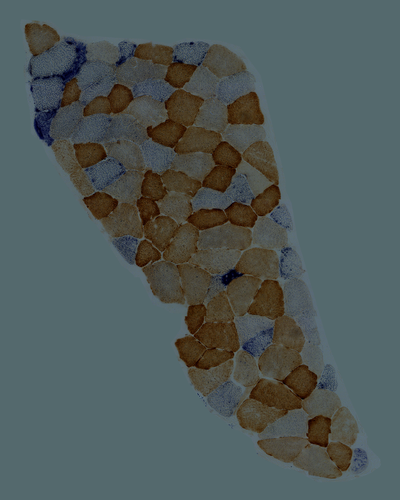
#> input picture S005_clr_br.png, 400 x 500 px, found by its file name
$ python napari_annotate.py
#> lines starting #> are read from the running program, lines starting #| are printed output that depends on the picture
import napari
from napari.utils.settings import SETTINGS
SETTINGS.application.ipy_interactive = False

from PIL import Image
import numpy as np
import cv2

def warpImage(im,h):
    # Use homography
    height, width, channels = im.shape
    imReg = cv2.warpPerspective(im, h, (width, height))  # warping im3 with h from im1 and im2 matching
    return(imReg)

im1 = Image.open("S005_clr_br.png")
#> im1 is the input picture: PIL image 400x500 RGB; mean R, G, B 79.2, 90.6, 89.7
im2 = Image.open("S006_clr_br.png")
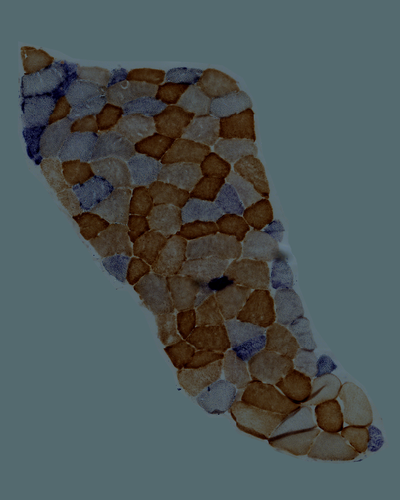
#> input picture S006_clr_br.png, 400 x 500 px, found by its file name
#> im2 is the input picture: PIL image 400x500 RGB; mean R, G, B 76.7, 87.4, 87.9

w1,h1=im1.size
#> w1 = 400; h1 = 500
w2,h2=im2.size
#> w2 = 400; h2 = 500

w = w1+w2
#> w = 800
h = np.max([h1,h2])
#> h = 500
im = Image.new("RGB", (w,h))
#> im: PIL image 800x500 RGB; every value is 0
im.paste(im1,(0,0))
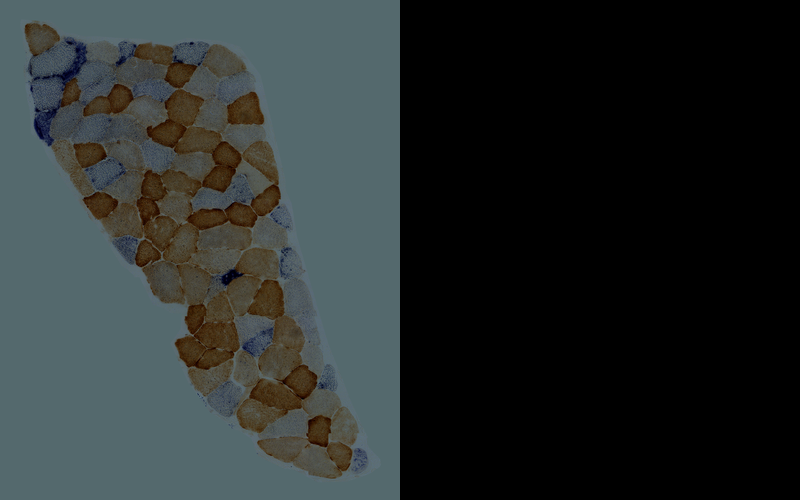
#> im: PIL image 800x500 RGB; mean R, G, B 39.6, 45.3, 44.9
im.paste(im2,(w1,0))
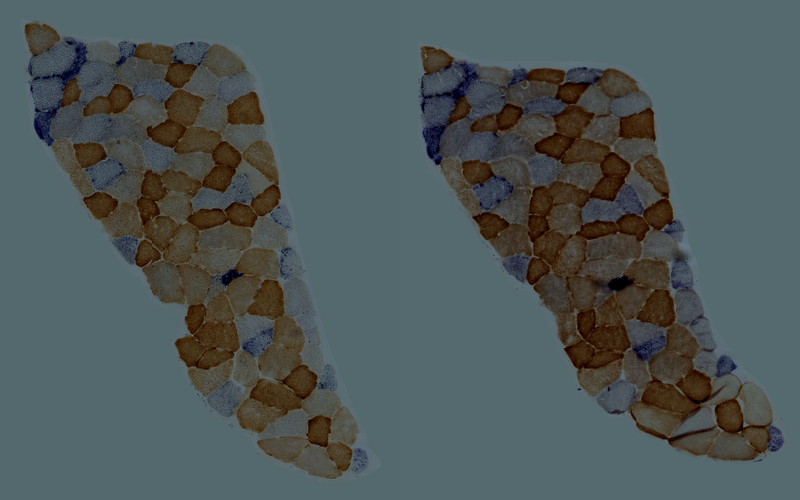
#> im: PIL image 800x500 RGB; mean R, G, B 78, 89, 88.8

arr = np.array(im,dtype=np.uint8)

viewer = napari.view_image(arr,name="Matching fibres between sections")
layer_pts = viewer.add_shapes(data=None,shape_type="line", edge_width=1,edge_color="yellow", opacity=0.7)
napari.run()

#> (the run stopped early here; a loop or call above may not have finished)
